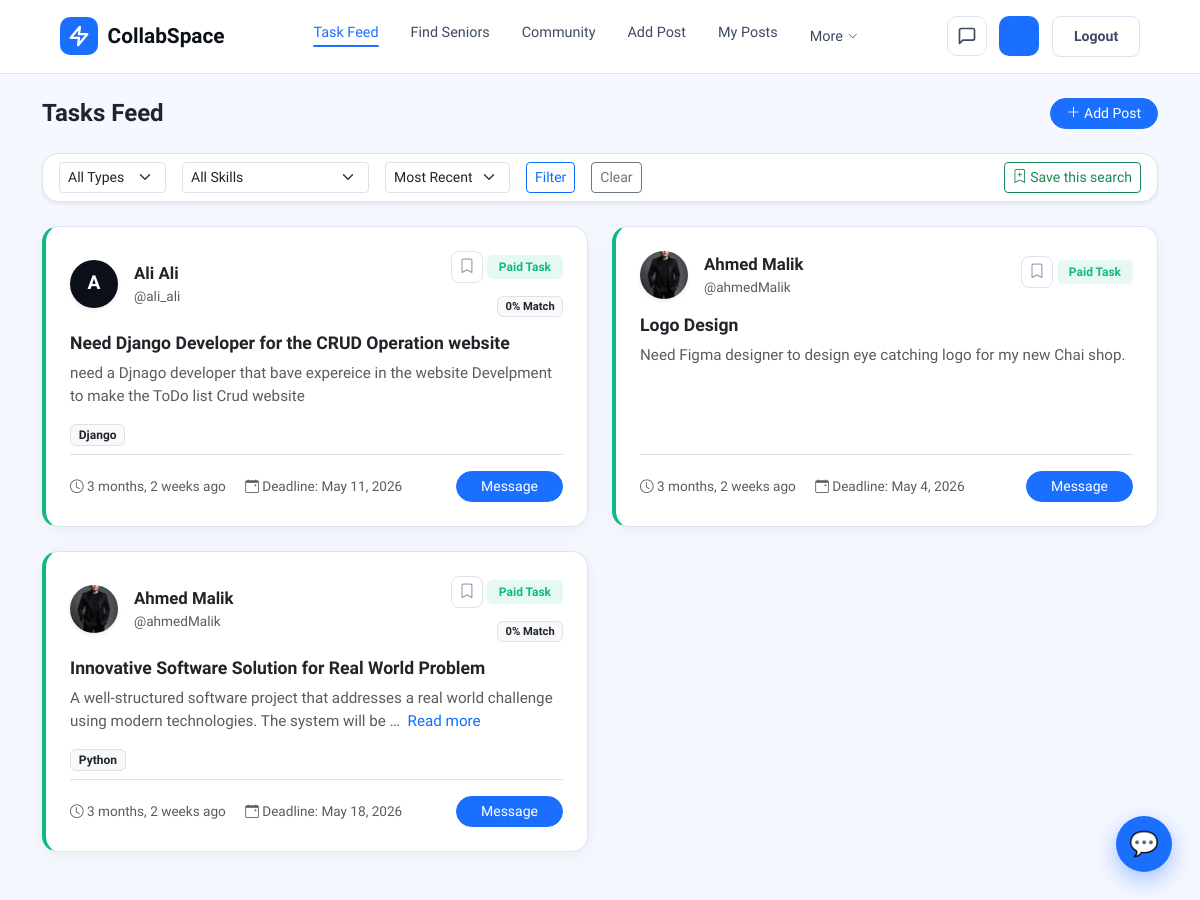
/tasks/ (signed in), run on an earlier commit of the app's database.
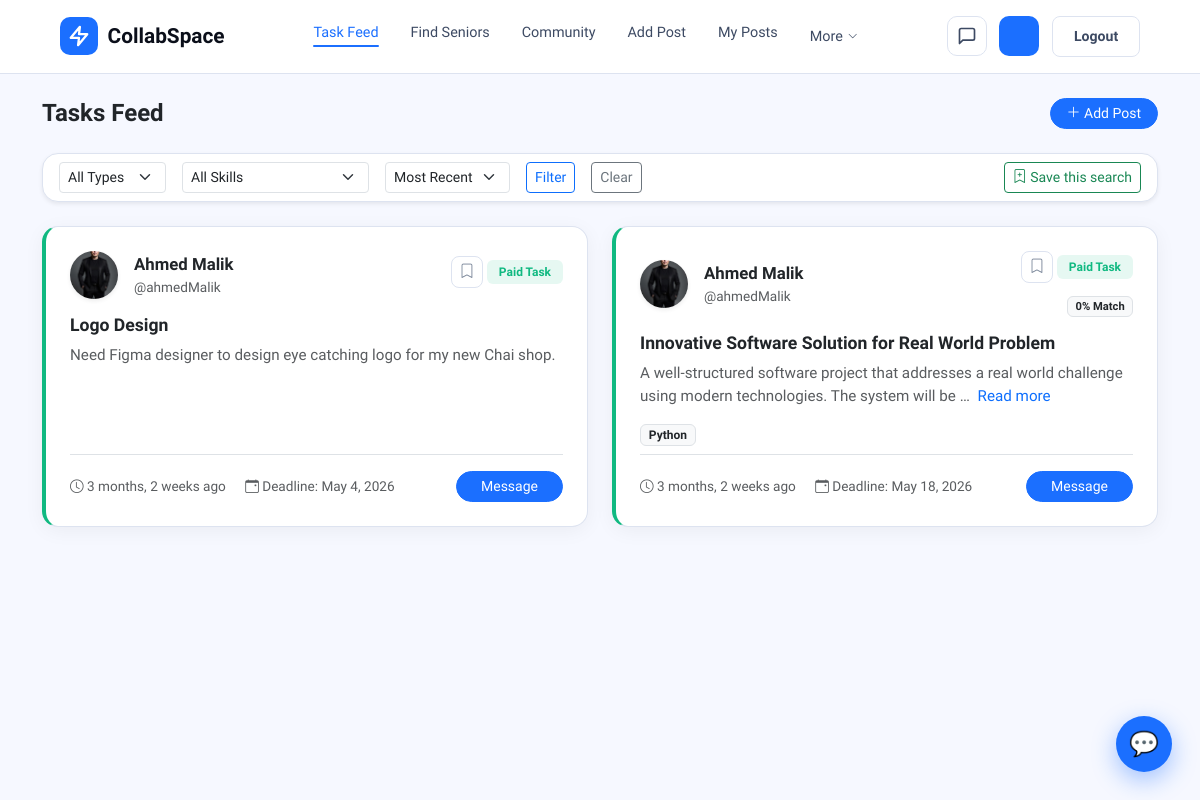
And on a later commit of the database.
### posts/models.py (models this page shows, shortened)
class Post(models.Model):
    TYPE_CHOICES = [('fyp', 'FYP'), ('paid', 'Paid Task')]
    COMPLEXITY_CHOICES = [
        ('beginner',     'Beginner'),
        ('intermediate', 'Intermediate'),
        ('advanced',     'Advanced'),
    ]
    author          = models.ForeignKey(User, on_delete=models.CASCADE, related_name='posts')
    title           = models.CharField(max_length=200)
    post_type       = models.CharField(max_length=10, choices=TYPE_CHOICES)
    description     = models.TextField()
    skills_required = models.ManyToManyField(Skill, blank=True)
    deadline        = models.DateField(blank=True, null=True)
    created_at      = models.DateTimeField(auto_now_add=True)
    updated_at      = models.DateTimeField(auto_now=True)
    is_completed    = models.BooleanField(default=False)
    estimated_complexity = models.CharField(max_length=15, choices=COMPLEXITY_CHOICES, blank=True)
    estimated_timeline    = models.CharField(max_length=100, blank=True)
    class Meta:
        ordering = ['-created_at']
        db_table = 'core_post'

### accounts/models.py (models this page shows, shortened)
class Skill(models.Model):
    CATEGORY_CHOICES = [
        ('programming',  'Programming Languages'),
        ('frameworks',   'Frameworks & Libraries'),
        ('ai_data',      'AI, Data Science & ML'),
        ('databases',    'Databases & Storage'),
        ('devops_cloud', 'DevOps & Cloud'),
        ('mobile',       'Mobile Development'),
        ('web_design',   'Web & UI/UX Design'),
        ('security_qa',  'Cybersecurity & QA'),
        ('others',       'Tools & Other Tech'),
    ]
    name     = models.CharField(max_length=100, unique=True)
    category = models.CharField(max_length=20, choices=CATEGORY_CHOICES)
    class Meta:
        db_table = 'core_skill'
    def __str__(self):
        return self.name

class Profile(models.Model):
    DEPARTMENT_CHOICES = [('IT', 'IT'), ('CS', 'CS'), ('DS', 'DS'), ('SE', 'SE'), ('EE', 'EE')]
    PROGRAM_CHOICES    = [('BSSE', 'BSSE'), ('BSCS', 'BSCS'), ('BSDS', 'BSDS'), ('BSIT', 'BSIT')]
    SEMESTER_CHOICES   = [(i, f'Semester {i}') for i in range(1, 8)]
    LOOKING_FOR        = [('fyp', 'FYP Partner'), ('paid', 'Paid Task'), ('both', 'Both')]
    AVAILABILITY       = [('5', '<5 hrs/week'), ('5-10', '5–10 hrs/week'), ('10-20', '10–20 hrs/week'), ('20+', '20+ hrs/week')]
    user         = models.OneToOneField(User, on_delete=models.CASCADE, related_name='profile')
    department   = models.CharField(max_length=10, choices=DEPARTMENT_CHOICES, default='IT', blank=True, null=True)
    program      = models.CharField(max_length=10, choices=PROGRAM_CHOICES, blank=True, null=True)
    semester     = models.IntegerField(choices=SEMESTER_CHOICES, blank=True, null=True)
    photo        = models.ImageField(upload_to='profiles/', blank=True, null=True)
    bio          = models.CharField(max_length=200, blank=True)
    github       = models.URLField(blank=True)
    linkedin     = models.URLField(blank=True)
    looking_for  = models.CharField(max_length=10, choices=LOOKING_FOR, blank=True, null=True)
    availability = models.CharField(max_length=10, choices=AVAILABILITY, blank=True, null=True)
    created_at   = models.DateTimeField(auto_now_add=True)
    batch        = models.CharField(max_length=20, blank=True, help_text='e.g. Fall 2022, Spring 2023')
    is_verified       = models.BooleanField(default=False, help_text='University email verified')
    id_card            = models.ImageField(upload_to='id_cards/', blank=True, null=True, help_text='Student card photo for senior verification')
    is_id_verified     = models.BooleanField(default=False, help_text='Reviewed and approved by an admin')
    is_supervisor      = models.BooleanField(default=False, help_text='Faculty / supervisor account that can endorse FYP posts')
    resume              = models.FileField(upload_to='resumes/', blank=True, null=True, help_text='Uploaded CV/resume (PDF, DOCX or TXT)')
    resume_updated_at   = models.DateTimeField(blank=True, null=True)
    class Meta:
        db_table = 'core_profile'

### posts/views.py (the view)
# urls.py: path('tasks/',                    views.tasks,           name='tasks'),
@login_required
def tasks(request):
    posts        = Post.objects.exclude(author=request.user).select_related('author__profile').prefetch_related('skills_required')
    skill_filter = request.GET.get('skill')
    type_filter  = request.GET.get('type')
    sort_by      = request.GET.get('sort', 'recent')
    if skill_filter:
        posts = posts.filter(skills_required__name=skill_filter)
    if type_filter:
        posts = posts.filter(post_type=type_filter)
    skills = Skill.objects.all()
    my_skills = UserSkill.objects.filter(user=request.user)
    user_skill_ids = set(my_skills.values_list('skill_id', flat=True))
    user_skill_prof = {us.skill_id: us.proficiency for us in my_skills}
    posts = list(posts.distinct())
    for post in posts:
        post.match_score = _match_score(post, user_skill_ids, user_skill_prof)
    if sort_by == 'match':
        posts.sort(key=lambda p: (p.match_score is None, -(p.match_score or 0)))
    bookmarked_ids = set(Bookmark.objects.filter(user=request.user).values_list('post_id', flat=True))
    for post in posts:
        post.is_bookmarked = post.id in bookmarked_ids
    return render(request, 'posts/tasks.html', {
        'posts': posts, 'skills': skills, 'sort_by': sort_by,
    })

### templates/posts/tasks.html (shortened to what this page needs)
{% extends 'pages/base.html' %}
{% block content %}
<div class="d-flex justify-content-between align-items-center mb-4">
  <h3 class="fw-bold text-dark mb-0" style="font-size: 1.5rem;">Tasks Feed</h3>
  <button type="button" class="btn btn-primary btn-sm px-3 rounded-pill fw-medium" data-bs-toggle="modal" data-bs-target="#addPostModal"><i class="bi bi-plus-lg"></i> Add Post</button>
</div>
<div class="card shadow-sm mb-4">
  <div class="card-body py-2">
    <form method="GET" class="d-flex gap-3 align-items-center flex-wrap">
      <select name="type" class="form-select form-select-sm w-auto">
        <option value="">All Types</option>
      </select>
      <select name="skill" class="form-select form-select-sm w-auto">
        <option value="">All Skills</option>
      </select>
      <select name="sort" class="form-select form-select-sm w-auto">
        <option value="recent" {% if sort_by == 'recent' %}selected{% endif %}>Most Recent</option>
      </select>
      <button type="submit" class="btn btn-outline-primary btn-sm">Filter</button>
      <a href="{% url 'tasks' %}" class="btn btn-outline-secondary btn-sm">Clear</a>
      <button type="button" class="btn btn-outline-success btn-sm ms-auto" data-bs-toggle="modal" data-bs-target="#saveSearchModal">
        <i class="bi bi-bookmark-plus"></i> Save this search
      </button>
    </form>
  </div>
</div>
{% if posts %}
  <div class="row">
  {% for post in posts %}
  <div class="col-md-6 mb-4">
    <div class="card h-100 d-flex flex-column" style="border-left: 4px solid {% if post.post_type == 'fyp' %}var(--primary-blue){% else %}#10b981{% endif %} !important;">
      <div class="card-body p-4 d-flex flex-column">
        <div class="d-flex align-items-center gap-3 mb-3">
          {% if post.author.profile.photo %}
            <img src="{{ post.author.profile.photo.url }}"
                 class="rounded-circle shadow-sm" width="48" height="48"
                 style="object-fit:cover;">
          {% else %}
            <div class="rounded-circle text-white d-flex align-items-center justify-content-center fw-bold shadow-sm"
                 style="width:48px;height:48px;font-size:1.2rem;flex-shrink:0;background-color: var(--sidebar-bg);">
              {{ post.author.first_name|first }}
            </div>
          {% endif %}
          <div>
            <a href="{% url 'user_profile' post.author.username %}"
               class="fw-bold text-decoration-none text-dark" style="font-size: 1.05rem;">
              {{ post.author.first_name }} {{ post.author.last_name }}
            </a>
            <div class="text-muted" style="font-size: 0.85rem;">@{{ post.author.username }}</div>
          </div>
          <div class="ms-auto text-end">
            <a href="{% url 'toggle_bookmark' post.pk %}" class="post-bookmark-btn {% if post.is_bookmarked %}is-saved{% endif %}" title="{% if post.is_bookmarked %}Remove from Saved Posts{% else %}Save for later{% endif %}">
              <i class="bi {% if post.is_bookmarked %}bi-bookmark-fill{% else %}bi-bookmark{% endif %}"></i>
            </a>
            {% if post.post_type == 'fyp' %}
              <span class="badge" style="background-color: rgba(37, 99, 235, 0.1); color: var(--primary-blue); font-weight: 600; padding: 6px 12px; border-radius: 6px;">FYP</span>
            {% else %}
              <span class="badge" style="background-color: rgba(16, 185, 129, 0.1); color: #10b981; font-weight: 600; padding: 6px 12px; border-radius: 6px;">Paid Task</span>
            {% endif %}
            {% if post.match_score is not None %}
              <div class="mt-1">
                <span class="badge {% if post.match_score >= 70 %}bg-success{% elif post.match_score >= 40 %}bg-warning text-dark{% else %}bg-light text-dark border{% endif %}" style="font-size:0.7rem;">
                  {{ post.match_score }}% Match
                </span>
              </div>
            {% endif %}
          </div>
        </div>
      <a href="{% url 'post_detail' post.pk %}" class="text-decoration-none text-dark">
        <h5 class="fw-bold mb-2" style="font-size: 1.1rem;">{{ post.title }}</h5>
      </a>
      <div class="text-muted mb-3" style="font-size: 0.95rem;">
        {% if post.description|length > 120 %}
          <span id="desc-short-{{ post.id }}">
            {{ post.description|truncatechars:120 }}
            <a href="javascript:void(0);" onclick="document.getElementById('desc-short-{{ post.id }}').classList.add('d-none'); document.getElementById('desc-full-{{ post.id }}').classList.remove('d-none');" class="text-primary text-decoration-none fw-medium ms-1">Read more</a>
          </span>
        {% else %}
          {{ post.description|linebreaksbr }}
        {% endif %}
      </div>
      {% if post.skills_required.all %}
        <div class="d-flex flex-wrap gap-1 mb-2">
          {% for skill in post.skills_required.all %}
            <span class="badge bg-light text-dark border">{{ skill.name }}</span>
          {% endfor %}
        </div>
      {% endif %}
        <div class="d-flex justify-content-between align-items-center mt-auto pt-3 border-top">
          <div class="text-muted" style="font-size: 0.85rem;">
            <i class="bi bi-clock"></i> {{ post.created_at|timesince }} ago
            {% if post.deadline %}
              <span class="ms-3"><i class="bi bi-calendar-event"></i> Deadline: {{ post.deadline }}</span>
            {% endif %}
          </div>
          <a href="{% url 'chat' post.author.username %}?post_title={{ post.title|urlencode }}"
             class="btn btn-primary btn-sm px-4 rounded-pill fw-medium">
            Message
          </a>
        </div>
      </div>
    </div>
  </div>
  {% endfor %}
  </div>
{% else %}
  <div class="text-center py-5 text-muted">
    <h5>No posts yet.</h5>
    <button type="button" class="btn btn-primary mt-2" data-bs-toggle="modal" data-bs-target="#addPostModal">Be the first to post!</button>
  </div>
{% endif %}
{% endblock %}

### templates/pages/base.html (shortened to what this page needs)
{% load static %}
<!DOCTYPE html>
<html lang="en">
<head>
  <link href="https://cdn.jsdelivr.net/npm/bootstrap@5.3.0/dist/css/bootstrap.min.css" rel="stylesheet" />
  <link rel="stylesheet" href="https://cdn.jsdelivr.net/npm/bootstrap-icons@1.11.1/font/bootstrap-icons.css">
  <link href="https://cdn.jsdelivr.net/npm/select2@4.1.0-rc.0/dist/css/select2.min.css" rel="stylesheet" />
  <link rel="stylesheet" href="{% static 'css/base.css' %}">
</head>
<body class="{% block body_class %}{% endblock %}">
<nav class="landing-nav">
  <a href="{% url 'home' %}" class="logo">
    <div class="logo-icon">
      <svg viewBox="0 0 24 24" fill="none" stroke="#fff" stroke-width="2.5" stroke-linecap="round" stroke-linejoin="round"><path d="M13 2L3 14h9l-1 8 10-12h-9l1-8z"/></svg>
    </div>
    CollabSpace
  </a>
  <ul class="nav-links">
    <li><a href="{% url 'tasks' %}" class="{% if request.resolver_match.url_name == 'tasks' %}active{% endif %}">Task Feed</a></li>
    <li><a href="{% url 'seniors' %}" class="{% if request.resolver_match.url_name == 'seniors' %}active{% endif %}">Find Seniors</a></li>
    <li><a href="{% url 'community_list' %}" class="{% if request.resolver_match.url_name == 'community_list' or request.resolver_match.url_name == 'community_detail' %}active{% endif %}">Community</a></li>
    {% if user.is_authenticated %}
      <li><a href="#" data-bs-toggle="modal" data-bs-target="#addPostModal">Add Post</a></li>
      <li><a href="{% url 'my_posts' %}" class="{% if request.resolver_match.url_name == 'my_posts' %}active{% endif %}">My Posts</a></li>
      <li class="dropdown more-dropdown">
        <a href="#" class="dropdown-toggle more-toggle" data-bs-toggle="dropdown" aria-expanded="false">
          More <i class="bi bi-chevron-down more-caret"></i>
        </a>
      </li>
    {% else %}
      <li><a href="{% url 'home' %}#features">Features</a></li>
      <li><a href="{% url 'home' %}#how-it-works">How It Works</a></li>
    {% endif %}
  </ul>
  <div class="nav-cta">
    {% if user.is_authenticated %}
      <a href="{% url 'inbox' %}" class="nav-icon-btn" aria-label="Messages" title="Messages">
        <svg viewBox="0 0 24 24"><path d="M21 15a2 2 0 0 1-2 2H7l-4 4V5a2 2 0 0 1 2-2h14a2 2 0 0 1 2 2z"/></svg>
      </a>
      <a href="{% url 'my_profile' %}" class="nav-avatar-btn" aria-label="Profile" title="{{ request.user.first_name }} {{ request.user.last_name }}">
      </a>
      <a href="{% url 'logout' %}" class="btn-ghost">Logout</a>
    {% else %}
      <a href="{% url 'login' %}" class="btn-ghost {% if request.resolver_match.url_name == 'login' %}active{% endif %}">Sign In</a>
      <a href="{% url 'register' %}" class="btn-primary-nav {% if request.resolver_match.url_name == 'register' %}active{% endif %}">Get Started →</a>
    {% endif %}
  </div>
</nav>
<main class="{% if request.resolver_match.url_name != 'home' and request.resolver_match.url_name != 'login' and request.resolver_match.url_name != 'register' %}container py-4{% endif %}">
  {% block content %}{% endblock %}
</main>
<button id="cs-bubble" onclick="toggleChat()" title="Ask CollabSpace Assistant">
  <span id="cs-bubble-icon">💬</span>
</button>
</body>
</html>

What changed in the data, as far as the page shows it:
removed Post: author.first_name|first "A", author.first_name "Ali", author.last_name "Ali", author.username "ali_ali", post_type "Paid Task", match_score "0", title "Need Django Developer for the CRUD Operation website", description "need a Djnago developer that bave expereice in the website Develpment to make the ToDo list Crud website", created_at "3 months, 2 weeks", deadline "May 11, 2026"
no longer on this page (row unchanged): Skill: name "Django", shown under "A"
